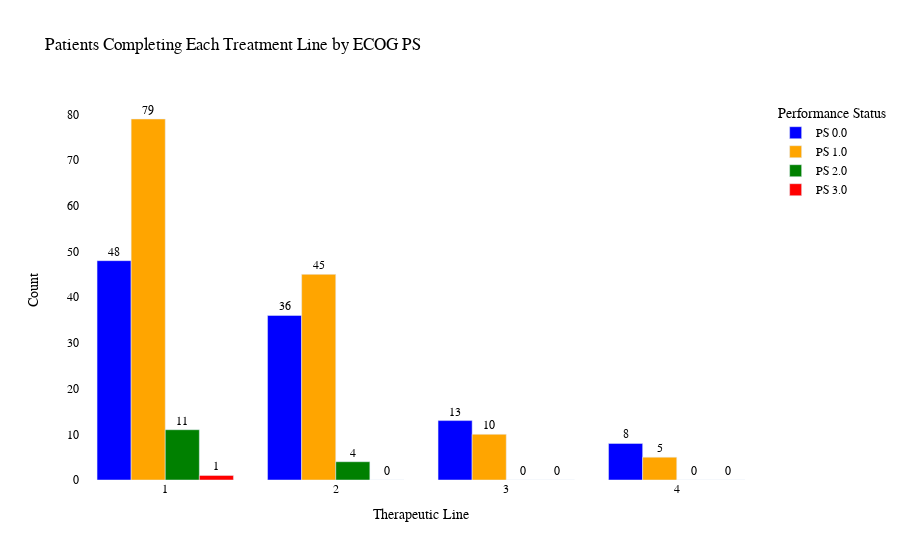

The cell this chart's notebook holds for it:
### Code cell
import plotly.graph_objects as go

# Assuming you've already created the ps_counts DataFrame as before
ps_counts = df.groupby(['ultima_linea', 'PS']).size().unstack(fill_value=0)

# Choose a color palette
colors = ['blue', 'orange', 'green', 'red', 'purple', 'brown', 'pink', 'gray', 'olive', 'cyan']

fig = go.Figure()

# Calculate total sums for annotations
total_sums = ps_counts.sum(axis=1)

# Add a bar to the figure for each PS
for idx, ps in enumerate(ps_counts.columns):
    fig.add_trace(go.Bar(
        x=ps_counts.index,
        y=ps_counts[ps],
        name=f"PS {ps}",
        text=ps_counts[ps],
        textposition='outside', # Move text outside bars
        marker_color=colors[idx % len(colors)] # Assign color from palette
    ))

# Update layout for better clarity and styling
fig.update_layout(
    title="Patients Completing Each Treatment Line by ECOG PS",
    xaxis_title="Therapeutic Line",
    yaxis_title="Count",
    xaxis={'categoryorder':'category ascending'},
    legend_title_text='Performance Status',
    plot_bgcolor='white', # Set background to white for a cleaner look
    font=dict(
        family="Arial, sans-serif",
        size=12,
        color="black"
    ),
    legend=dict(
        font=dict(
            family="Arial, sans-serif",
            size=12,
            color="black"
        )
    )
)

# Improve y-axis labels
fig.update_yaxes(
    title_standoff = 25
)

fig.show()

### Figure 1 — Plotly figure (JSON) as saved in the notebook; plotly's stock layout.template omitted (floating-point values rounded to 4 significant figures)
{"data": [{"marker": {"color": "blue"}, "name": "PS 0.0", "text": [48.0, 36.0, 13.0, 8.0], "textposition": "outside", "x": [1, 2, 3, 4], "y": [48, 36, 13, 8], "type": "bar"}, {"marker": {"color": "orange"}, "name": "PS 1.0", "text": [79.0, 45.0, 10.0, 5.0], "textposition": "outside", "x": [1, 2, 3, 4], "y": [79, 45, 10, 5], "type": "bar"}, {"marker": {"color": "green"}, "name": "PS 2.0", "text": [11.0, 4.0, 0.0, 0.0], "textposition": "outside", "x": [1, 2, 3, 4], "y": [11, 4, 0, 0], "type": "bar"}, {"marker": {"color": "red"}, "name": "PS 3.0", "text": [1.0, 0.0, 0.0, 0.0], "textposition": "outside", "x": [1, 2, 3, 4], "y": [1, 0, 0, 0], "type": "bar"}], "layout": {"xaxis": {"title": {"text": "Therapeutic Line"}, "categoryorder": "category ascending"}, "legend": {"title": {"text": "Performance Status"}, "font": {"family": "Arial, sans-serif", "size": 12, "color": "black"}}, "font": {"family": "Arial, sans-serif", "size": 12, "color": "black"}, "title": {"text": "Patients Completing Each Treatment Line by ECOG PS"}, "yaxis": {"title": {"text": "Count", "standoff": 25}}, "plot_bgcolor": "white"}}
